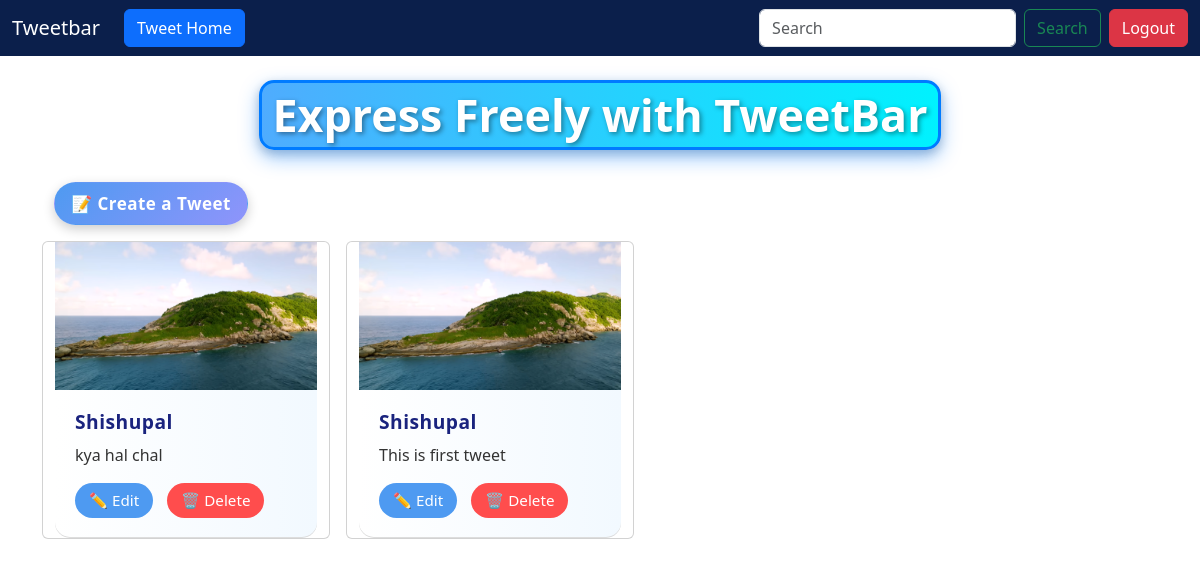
The page /tweet/ (signed in) on the database as committed earlier.
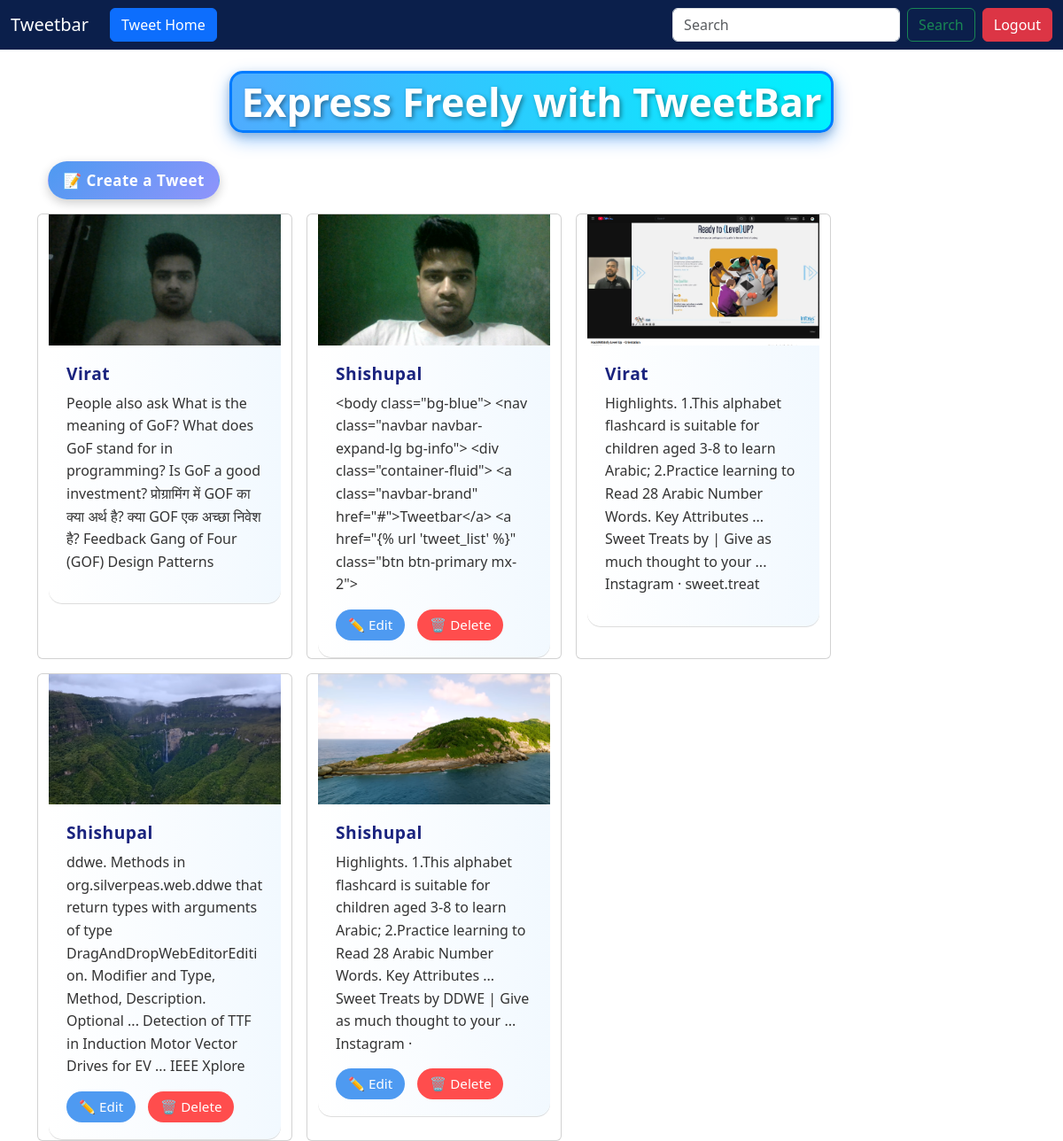
The same page on the database as committed later.
### tweet/models.py (models this page shows, shortened)
class Tweet(models.Model):
    user=models.ForeignKey(User, on_delete=models.CASCADE)
    text=models.TextField(max_length=240)
    photo=models.ImageField(upload_to='photos/',
    blank=True, null=True)
    created_at=models.DateTimeField(auto_now_add=True)
    updated_at=models.DateTimeField(auto_now=True)

### tweet/views.py (the view)
# urls.py: path('', views.tweet_list, name='tweet_list'),
def tweet_list(request):
    tweets=Tweet.objects.all().order_by('-created_at')
    return render(request,'tweet_list.html',{'tweets':tweets})

### tweet/templates/tweet_list.html (shortened to what this page needs)
{% extends "layout.html" %}
{% load static %}
{% block content  %}
<div class="d-flex justify-content-center mt-4">
  <h1 class="fancy-heading"> Express Freely with TweetBar </h1>
</div>
<div class="container mt-4">
  <div class="d-flex justify-content-start">
    <a href="{% url 'tweet_create' %}" class="btn btn-create-tweet mb-3">📝 Create a Tweet</a>
  </div>
</div>
<div class="container row gap-3">
  {% for tweet in tweets  %}
     <div class="card" style="width: 18rem;">
 {% if tweet.photo %}
  <img src="{{ tweet.photo.url }}" alt="Tweet image">
{% else %}
  <img src="{% static 'images/default.png' %}" alt="Default image">
{% endif %}
<div class="tweet-card-body">
  <h5 class="tweet-username">{{ tweet.user.username }}</h5>
  <p class="tweet-text">{{ tweet.text }}</p>
  {% if tweet.user == user %}
  <div class="tweet-actions">
    <a href="{% url 'tweet.edit' tweet.id %}" class="btn btn-primary">✏️ Edit</a>
    <a href="{% url 'tweet.delete' tweet.id %}" class="btn btn-danger">🗑️ Delete</a>
  </div>
  {% endif %}
</div>
</div>
  {% endfor %}
</div>
{% endblock %}

Rows that differ between the two databases and show on the page:
removed Tweet: photo (picture), user.username "Shishupal", text "This is first tweet", shows "✏️ Edit"
added Tweet: photo (picture), user.username "Virat", text "People also ask What is the meaning of GoF? What does GoF stand for in programming? Is GoF a good investment? प्रोग्रामिंग में GOF का क्या अर्थ है? क्या GOF एक अच्छा निवेश है? Feedback Gang of Four (GOF) Design Patterns"
added Tweet: photo (picture), user.username "Shishupal", text "<body class=\"bg-blue\"> <nav class=\"navbar navbar-expand-lg bg-info\"> <div class=\"container-fluid\"> <a class=\"navbar-brand\" href=\"#\">Tweetbar</a> <a href=\"{% url 'tweet_list' %}\" class=\"btn btn-primary mx-2\">", shows "✏️ Edit"
added Tweet: photo (picture), user.username "Virat", text "Highlights. 1.This alphabet flashcard is suitable for children aged 3-8 to learn Arabic; 2.Practice learning to Read 28 Arabic Number Words. Key Attributes ... Sweet Treats by | Give as much thought to your ... Instagram · sweet.treat"
added Tweet: photo (picture), user.username "Shishupal", text "ddwe. Methods in org.silverpeas.web.ddwe that return types with arguments of type DragAndDropWebEditorEdition. Modifier and Type, Method, Description. Optional ... Detection of TTF in Induction Motor Vector Drives for EV ... IEEE Xplore", shows "✏️ Edit"
changed Tweet: text "kya hal chal" → "Highlights. 1.This alphabet flashcard is suitable for children aged 3-8 to learn Arabic; 2.Practice learning to Read 28 Arabic Number Words. Key Attributes ... Sweet Treats by DDWE | Give as much thought to your ... Instagram ·"
